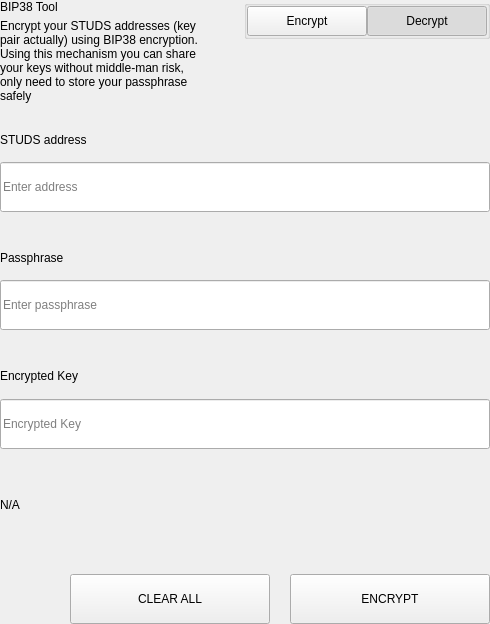
<?xml version="1.0" encoding="UTF-8"?>
<ui version="4.0">
 <class>SettingsBitToolWidget</class>
 <widget class="QWidget" name="SettingsBitToolWidget">
  <property name="geometry">
   <rect>
    <x>0</x>
    <y>0</y>
    <width>490</width>
    <height>624</height>
   </rect>
  </property>
  <property name="windowTitle">
   <string>Form</string>
  </property>
  <layout class="QVBoxLayout" name="verticalLayout">
   <property name="spacing">
    <number>0</number>
   </property>
   <property name="leftMargin">
    <number>0</number>
   </property>
   <property name="topMargin">
    <number>0</number>
   </property>
   <property name="rightMargin">
    <number>0</number>
   </property>
   <property name="bottomMargin">
    <number>0</number>
   </property>
   <item>
    <widget class="QWidget" name="left" native="true">
     <layout class="QVBoxLayout" name="verticalLayout_3">
      <property name="leftMargin">
       <number>0</number>
      </property>
      <property name="topMargin">
       <number>0</number>
      </property>
      <property name="rightMargin">
       <number>0</number>
      </property>
      <property name="bottomMargin">
       <number>0</number>
      </property>
      <item>
       <layout class="QVBoxLayout" name="verticalLayout_2">
        <property name="spacing">
         <number>0</number>
        </property>
        <item>
         <layout class="QHBoxLayout" name="horizontalLayout_3" stretch="3,1">
          <property name="spacing">
           <number>40</number>
          </property>
          <item>
           <layout class="QVBoxLayout" name="verticalLayoutTitle">
            <property name="spacing">
             <number>5</number>
            </property>
            <item>
             <widget class="QLabel" name="labelTitle">
              <property name="text">
               <string>BIP38 Tool</string>
              </property>
             </widget>
            </item>
            <item>
             <widget class="QLabel" name="labelSubtitle1">
              <property name="text">
               <string>Encrypt your STUDS addresses (key pair actually) using BIP38 encryption.
Using this mechanism you can share your keys without middle-man risk, only need to store your passphrase safely</string>
              </property>
              <property name="wordWrap">
               <bool>true</bool>
              </property>
             </widget>
            </item>
           </layout>
          </item>
          <item alignment="Qt::AlignTop">
           <widget class="QGroupBox" name="groupBox">
            <property name="title">
             <string/>
            </property>
            <property name="alignment">
             <set>Qt::AlignLeading|Qt::AlignLeft|Qt::AlignTop</set>
            </property>
            <layout class="QHBoxLayout" name="horizontalLayout_4">
             <property name="spacing">
              <number>0</number>
             </property>
             <property name="leftMargin">
              <number>0</number>
             </property>
             <property name="topMargin">
              <number>0</number>
             </property>
             <property name="rightMargin">
              <number>0</number>
             </property>
             <property name="bottomMargin">
              <number>0</number>
             </property>
             <item>
              <spacer name="horizontalSpacer">
               <property name="orientation">
                <enum>Qt::Horizontal</enum>
               </property>
               <property name="sizeHint" stdset="0">
                <size>
                 <width>40</width>
                 <height>20</height>
                </size>
               </property>
              </spacer>
             </item>
             <item>
              <widget class="QPushButton" name="pushLeft">
               <property name="minimumSize">
                <size>
                 <width>120</width>
                 <height>30</height>
                </size>
               </property>
               <property name="maximumSize">
                <size>
                 <width>120</width>
                 <height>30</height>
                </size>
               </property>
               <property name="focusPolicy">
                <enum>Qt::NoFocus</enum>
               </property>
               <property name="text">
                <string>Encrypt</string>
               </property>
               <property name="checkable">
                <bool>true</bool>
               </property>
               <property name="autoExclusive">
                <bool>true</bool>
               </property>
              </widget>
             </item>
             <item>
              <widget class="QPushButton" name="pushRight">
               <property name="minimumSize">
                <size>
                 <width>120</width>
                 <height>30</height>
                </size>
               </property>
               <property name="maximumSize">
                <size>
                 <width>120</width>
                 <height>30</height>
                </size>
               </property>
               <property name="focusPolicy">
                <enum>Qt::NoFocus</enum>
               </property>
               <property name="text">
                <string>Decrypt</string>
               </property>
               <property name="checkable">
                <bool>true</bool>
               </property>
               <property name="checked">
                <bool>true</bool>
               </property>
               <property name="autoExclusive">
                <bool>true</bool>
               </property>
              </widget>
             </item>
            </layout>
           </widget>
          </item>
         </layout>
        </item>
        <item>
         <widget class="QStackedWidget" name="stackedWidget">
          <property name="currentIndex">
           <number>1</number>
          </property>
          <widget class="QWidget" name="pageDecrypt">
           <layout class="QVBoxLayout" name="verticalLayout_5">
            <property name="spacing">
             <number>0</number>
            </property>
            <property name="leftMargin">
             <number>0</number>
            </property>
            <property name="topMargin">
             <number>0</number>
            </property>
            <property name="rightMargin">
             <number>0</number>
            </property>
            <property name="bottomMargin">
             <number>0</number>
            </property>
            <item>
             <widget class="QWidget" name="widget" native="true">
              <property name="minimumSize">
               <size>
                <width>0</width>
                <height>100</height>
               </size>
              </property>
              <layout class="QVBoxLayout" name="verticalLayout_4">
               <property name="spacing">
                <number>0</number>
               </property>
               <property name="leftMargin">
                <number>0</number>
               </property>
               <property name="topMargin">
                <number>0</number>
               </property>
               <property name="rightMargin">
                <number>0</number>
               </property>
               <property name="bottomMargin">
                <number>0</number>
               </property>
               <item>
                <spacer name="verticalSpacer_2">
                 <property name="orientation">
                  <enum>Qt::Vertical</enum>
                 </property>
                 <property name="sizeType">
                  <enum>QSizePolicy::Fixed</enum>
                 </property>
                 <property name="sizeHint" stdset="0">
                  <size>
                   <width>20</width>
                   <height>20</height>
                  </size>
                 </property>
                </spacer>
               </item>
               <item>
                <layout class="QHBoxLayout" name="horizontalLayout_6" stretch="2">
                 <property name="spacing">
                  <number>0</number>
                 </property>
                 <item>
                  <layout class="QVBoxLayout" name="verticalLayout_7">
                   <property name="spacing">
                    <number>9</number>
                   </property>
                   <item>
                    <widget class="QLabel" name="labelSubtitleKey">
                     <property name="minimumSize">
                      <size>
                       <width>0</width>
                       <height>20</height>
                      </size>
                     </property>
                     <property name="maximumSize">
                      <size>
                       <width>16777215</width>
                       <height>20</height>
                      </size>
                     </property>
                     <property name="text">
                      <string>Encrypted key</string>
                     </property>
                    </widget>
                   </item>
                   <item>
                    <widget class="QLineEdit" name="lineEditKey">
                     <property name="minimumSize">
                      <size>
                       <width>0</width>
                       <height>50</height>
                      </size>
                     </property>
                     <property name="maximumSize">
                      <size>
                       <width>16777215</width>
                       <height>50</height>
                      </size>
                     </property>
                     <property name="placeholderText">
                      <string>Enter a encrypted key</string>
                     </property>
                    </widget>
                   </item>
                  </layout>
                 </item>
                </layout>
               </item>
               <item>
                <spacer name="verticalSpacer_3">
                 <property name="orientation">
                  <enum>Qt::Vertical</enum>
                 </property>
                 <property name="sizeType">
                  <enum>QSizePolicy::Fixed</enum>
                 </property>
                 <property name="sizeHint" stdset="0">
                  <size>
                   <width>20</width>
                   <height>20</height>
                  </size>
                 </property>
                </spacer>
               </item>
               <item>
                <layout class="QVBoxLayout" name="verticalLayout_9">
                 <property name="spacing">
                  <number>9</number>
                 </property>
                 <item>
                  <widget class="QLabel" name="labelSubtitlePassphrase">
                   <property name="maximumSize">
                    <size>
                     <width>16777215</width>
                     <height>20</height>
                    </size>
                   </property>
                   <property name="text">
                    <string>Passphrase</string>
                   </property>
                  </widget>
                 </item>
                 <item>
                  <widget class="QLineEdit" name="lineEditPassphrase">
                   <property name="minimumSize">
                    <size>
                     <width>0</width>
                     <height>50</height>
                    </size>
                   </property>
                   <property name="maximumSize">
                    <size>
                     <width>16777215</width>
                     <height>50</height>
                    </size>
                   </property>
                   <property name="placeholderText">
                    <string>Enter a passphrase</string>
                   </property>
                  </widget>
                 </item>
                </layout>
               </item>
               <item>
                <spacer name="verticalSpacer_4">
                 <property name="orientation">
                  <enum>Qt::Vertical</enum>
                 </property>
                 <property name="sizeType">
                  <enum>QSizePolicy::Fixed</enum>
                 </property>
                 <property name="sizeHint" stdset="0">
                  <size>
                   <width>20</width>
                   <height>20</height>
                  </size>
                 </property>
                </spacer>
               </item>
               <item>
                <widget class="QWidget" name="widget_3" native="true">
                 <property name="sizePolicy">
                  <sizepolicy hsizetype="Preferred" vsizetype="Fixed">
                   <horstretch>0</horstretch>
                   <verstretch>0</verstretch>
                  </sizepolicy>
                 </property>
                 <layout class="QVBoxLayout" name="verticalLayout_10">
                  <property name="spacing">
                   <number>9</number>
                  </property>
                  <property name="leftMargin">
                   <number>0</number>
                  </property>
                  <property name="topMargin">
                   <number>0</number>
                  </property>
                  <property name="rightMargin">
                   <number>0</number>
                  </property>
                  <property name="bottomMargin">
                   <number>0</number>
                  </property>
                  <item>
                   <widget class="QLabel" name="labelSubtitleDecryptResult">
                    <property name="minimumSize">
                     <size>
                      <width>0</width>
                      <height>20</height>
                     </size>
                    </property>
                    <property name="maximumSize">
                     <size>
                      <width>16777215</width>
                      <height>20</height>
                     </size>
                    </property>
                    <property name="text">
                     <string>Decrypted address result</string>
                    </property>
                   </widget>
                  </item>
                  <item>
                   <widget class="QWidget" name="widget_4" native="true">
                    <layout class="QHBoxLayout" name="horizontalLayout" stretch="6,0,1">
                     <property name="spacing">
                      <number>0</number>
                     </property>
                     <property name="leftMargin">
                      <number>0</number>
                     </property>
                     <property name="topMargin">
                      <number>0</number>
                     </property>
                     <property name="rightMargin">
                      <number>0</number>
                     </property>
                     <property name="bottomMargin">
                      <number>0</number>
                     </property>
                     <item alignment="Qt::AlignVCenter">
                      <widget class="QLineEdit" name="lineEditDecryptResult">
                       <property name="minimumSize">
                        <size>
                         <width>0</width>
                         <height>50</height>
                        </size>
                       </property>
                       <property name="maximumSize">
                        <size>
                         <width>16777215</width>
                         <height>50</height>
                        </size>
                       </property>
                       <property name="placeholderText">
                        <string>Decrypted Address</string>
                       </property>
                      </widget>
                     </item>
                     <item>
                      <spacer name="horizontalSpacer_4">
                       <property name="orientation">
                        <enum>Qt::Horizontal</enum>
                       </property>
                       <property name="sizeType">
                        <enum>QSizePolicy::Fixed</enum>
                       </property>
                       <property name="sizeHint" stdset="0">
                        <size>
                         <width>20</width>
                         <height>50</height>
                        </size>
                       </property>
                      </spacer>
                     </item>
                     <item>
                      <widget class="QPushButton" name="pushButtonImport">
                       <property name="minimumSize">
                        <size>
                         <width>140</width>
                         <height>40</height>
                        </size>
                       </property>
                       <property name="text">
                        <string>Import Address</string>
                       </property>
                      </widget>
                     </item>
                    </layout>
                   </widget>
                  </item>
                 </layout>
                </widget>
               </item>
               <item>
                <widget class="QLabel" name="statusLabel_DEC">
                 <property name="maximumSize">
                  <size>
                   <width>16777215</width>
                   <height>40</height>
                  </size>
                 </property>
                 <property name="text">
                  <string/>
                 </property>
                </widget>
               </item>
               <item>
                <spacer name="verticalSpacer">
                 <property name="orientation">
                  <enum>Qt::Vertical</enum>
                 </property>
                 <property name="sizeType">
                  <enum>QSizePolicy::Preferred</enum>
                 </property>
                 <property name="sizeHint" stdset="0">
                  <size>
                   <width>20</width>
                   <height>20</height>
                  </size>
                 </property>
                </spacer>
               </item>
               <item>
                <layout class="QHBoxLayout" name="horizontalLayout_7">
                 <property name="spacing">
                  <number>0</number>
                 </property>
                 <item>
                  <spacer name="horizontalSpacer_5">
                   <property name="orientation">
                    <enum>Qt::Horizontal</enum>
                   </property>
                   <property name="sizeType">
                    <enum>QSizePolicy::Expanding</enum>
                   </property>
                   <property name="sizeHint" stdset="0">
                    <size>
                     <width>40</width>
                     <height>20</height>
                    </size>
                   </property>
                  </spacer>
                 </item>
                 <item>
                  <widget class="QPushButton" name="pushButtonDecryptClear">
                   <property name="minimumSize">
                    <size>
                     <width>200</width>
                     <height>50</height>
                    </size>
                   </property>
                   <property name="maximumSize">
                    <size>
                     <width>200</width>
                     <height>50</height>
                    </size>
                   </property>
                   <property name="text">
                    <string>CLEAR</string>
                   </property>
                  </widget>
                 </item>
                 <item>
                  <spacer name="horizontalSpacer_3">
                   <property name="orientation">
                    <enum>Qt::Horizontal</enum>
                   </property>
                   <property name="sizeType">
                    <enum>QSizePolicy::Fixed</enum>
                   </property>
                   <property name="sizeHint" stdset="0">
                    <size>
                     <width>20</width>
                     <height>20</height>
                    </size>
                   </property>
                  </spacer>
                 </item>
                 <item>
                  <widget class="QPushButton" name="pushButtonDecrypt">
                   <property name="minimumSize">
                    <size>
                     <width>200</width>
                     <height>50</height>
                    </size>
                   </property>
                   <property name="maximumSize">
                    <size>
                     <width>200</width>
                     <height>50</height>
                    </size>
                   </property>
                   <property name="text">
                    <string>DECRYPT KEY</string>
                   </property>
                  </widget>
                 </item>
                </layout>
               </item>
              </layout>
             </widget>
            </item>
           </layout>
          </widget>
          <widget class="QWidget" name="pageEncrypt">
           <layout class="QVBoxLayout" name="verticalLayout_11">
            <property name="spacing">
             <number>0</number>
            </property>
            <property name="leftMargin">
             <number>0</number>
            </property>
            <property name="topMargin">
             <number>0</number>
            </property>
            <property name="rightMargin">
             <number>0</number>
            </property>
            <property name="bottomMargin">
             <number>0</number>
            </property>
            <item>
             <spacer name="verticalSpacer_8">
              <property name="orientation">
               <enum>Qt::Vertical</enum>
              </property>
              <property name="sizeType">
               <enum>QSizePolicy::Fixed</enum>
              </property>
              <property name="sizeHint" stdset="0">
               <size>
                <width>20</width>
                <height>20</height>
               </size>
              </property>
             </spacer>
            </item>
            <item>
             <widget class="QWidget" name="containerAddressEnc" native="true">
              <layout class="QVBoxLayout" name="containerAddressEncLayout">
               <property name="spacing">
                <number>5</number>
               </property>
               <property name="leftMargin">
                <number>0</number>
               </property>
               <property name="topMargin">
                <number>0</number>
               </property>
               <property name="rightMargin">
                <number>0</number>
               </property>
               <property name="bottomMargin">
                <number>0</number>
               </property>
               <item>
                <widget class="QLabel" name="labelSubtitleAddress">
                 <property name="minimumSize">
                  <size>
                   <width>0</width>
                   <height>20</height>
                  </size>
                 </property>
                 <property name="maximumSize">
                  <size>
                   <width>16777215</width>
                   <height>20</height>
                  </size>
                 </property>
                 <property name="text">
                  <string>STUDS address</string>
                 </property>
                </widget>
               </item>
               <item>
                <widget class="QLineEdit" name="addressIn_ENC">
                 <property name="minimumSize">
                  <size>
                   <width>0</width>
                   <height>50</height>
                  </size>
                 </property>
                 <property name="placeholderText">
                  <string>Enter address</string>
                 </property>
                </widget>
               </item>
              </layout>
             </widget>
            </item>
            <item>
             <spacer name="verticalSpacer_6">
              <property name="orientation">
               <enum>Qt::Vertical</enum>
              </property>
              <property name="sizeType">
               <enum>QSizePolicy::Fixed</enum>
              </property>
              <property name="sizeHint" stdset="0">
               <size>
                <width>20</width>
                <height>20</height>
               </size>
              </property>
             </spacer>
            </item>
            <item>
             <widget class="QWidget" name="containerAddress" native="true">
              <layout class="QHBoxLayout" name="horizontalLayout_9" stretch="2">
               <property name="spacing">
                <number>0</number>
               </property>
               <property name="leftMargin">
                <number>0</number>
               </property>
               <property name="topMargin">
                <number>0</number>
               </property>
               <property name="rightMargin">
                <number>0</number>
               </property>
               <property name="bottomMargin">
                <number>0</number>
               </property>
               <item>
                <layout class="QVBoxLayout" name="verticalLayout_8">
                 <property name="spacing">
                  <number>5</number>
                 </property>
                 <item>
                  <widget class="QLabel" name="labelSubtitleMessage">
                   <property name="minimumSize">
                    <size>
                     <width>0</width>
                     <height>20</height>
                    </size>
                   </property>
                   <property name="maximumSize">
                    <size>
                     <width>16777215</width>
                     <height>20</height>
                    </size>
                   </property>
                   <property name="text">
                    <string>Passphrase</string>
                   </property>
                  </widget>
                 </item>
                 <item>
                  <widget class="QLineEdit" name="passphraseIn_ENC">
                   <property name="minimumSize">
                    <size>
                     <width>0</width>
                     <height>50</height>
                    </size>
                   </property>
                   <property name="maximumSize">
                    <size>
                     <width>16777215</width>
                     <height>50</height>
                    </size>
                   </property>
                   <property name="placeholderText">
                    <string>Enter passphrase</string>
                   </property>
                  </widget>
                 </item>
                </layout>
               </item>
              </layout>
             </widget>
            </item>
            <item>
             <spacer name="verticalSpacer_7">
              <property name="orientation">
               <enum>Qt::Vertical</enum>
              </property>
              <property name="sizeType">
               <enum>QSizePolicy::Fixed</enum>
              </property>
              <property name="sizeHint" stdset="0">
               <size>
                <width>20</width>
                <height>20</height>
               </size>
              </property>
             </spacer>
            </item>
            <item>
             <widget class="QWidget" name="widget_2" native="true">
              <property name="minimumSize">
               <size>
                <width>0</width>
                <height>75</height>
               </size>
              </property>
              <property name="maximumSize">
               <size>
                <width>16777215</width>
                <height>16777215</height>
               </size>
              </property>
              <layout class="QVBoxLayout" name="verticalLayout_6">
               <property name="leftMargin">
                <number>0</number>
               </property>
               <property name="topMargin">
                <number>0</number>
               </property>
               <property name="rightMargin">
                <number>0</number>
               </property>
               <property name="bottomMargin">
                <number>0</number>
               </property>
               <item>
                <widget class="QLabel" name="labelSubtitleEncryptedKey">
                 <property name="minimumSize">
                  <size>
                   <width>0</width>
                   <height>20</height>
                  </size>
                 </property>
                 <property name="maximumSize">
                  <size>
                   <width>16777215</width>
                   <height>20</height>
                  </size>
                 </property>
                 <property name="text">
                  <string>Encrypted Key</string>
                 </property>
                </widget>
               </item>
               <item>
                <widget class="QLineEdit" name="encryptedKeyOut_ENC">
                 <property name="minimumSize">
                  <size>
                   <width>0</width>
                   <height>50</height>
                  </size>
                 </property>
                 <property name="placeholderText">
                  <string>Encrypted Key</string>
                 </property>
                </widget>
               </item>
              </layout>
             </widget>
            </item>
            <item>
             <widget class="QLabel" name="statusLabel_ENC">
              <property name="text">
               <string notr="true">N/A</string>
              </property>
             </widget>
            </item>
            <item>
             <spacer name="verticalSpacer_5">
              <property name="orientation">
               <enum>Qt::Vertical</enum>
              </property>
              <property name="sizeType">
               <enum>QSizePolicy::Fixed</enum>
              </property>
              <property name="sizeHint" stdset="0">
               <size>
                <width>20</width>
                <height>20</height>
               </size>
              </property>
             </spacer>
            </item>
            <item>
             <layout class="QHBoxLayout" name="horizontalLayout_8">
              <property name="spacing">
               <number>0</number>
              </property>
              <item>
               <spacer name="horizontalSpacer_6">
                <property name="orientation">
                 <enum>Qt::Horizontal</enum>
                </property>
                <property name="sizeType">
                 <enum>QSizePolicy::Expanding</enum>
                </property>
                <property name="sizeHint" stdset="0">
                 <size>
                  <width>40</width>
                  <height>20</height>
                 </size>
                </property>
               </spacer>
              </item>
              <item>
               <widget class="QPushButton" name="pushButtonClear">
                <property name="minimumSize">
                 <size>
                  <width>200</width>
                  <height>50</height>
                 </size>
                </property>
                <property name="focusPolicy">
                 <enum>Qt::NoFocus</enum>
                </property>
                <property name="text">
                 <string>CLEAR ALL</string>
                </property>
               </widget>
              </item>
              <item>
               <spacer name="horizontalSpacer_2">
                <property name="orientation">
                 <enum>Qt::Horizontal</enum>
                </property>
                <property name="sizeType">
                 <enum>QSizePolicy::Fixed</enum>
                </property>
                <property name="sizeHint" stdset="0">
                 <size>
                  <width>20</width>
                  <height>20</height>
                 </size>
                </property>
               </spacer>
              </item>
              <item>
               <widget class="QPushButton" name="pushButtonEncrypt">
                <property name="minimumSize">
                 <size>
                  <width>200</width>
                  <height>50</height>
                 </size>
                </property>
                <property name="maximumSize">
                 <size>
                  <width>200</width>
                  <height>50</height>
                 </size>
                </property>
                <property name="focusPolicy">
                 <enum>Qt::NoFocus</enum>
                </property>
                <property name="text">
                 <string>ENCRYPT</string>
                </property>
               </widget>
              </item>
             </layout>
            </item>
           </layout>
          </widget>
         </widget>
        </item>
       </layout>
      </item>
     </layout>
    </widget>
   </item>
  </layout>
 </widget>
 <resources/>
 <connections/>
</ui>
